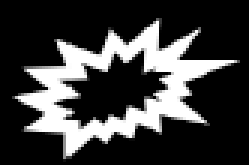
#> input picture P2/data_input/Pattern.pgm, 83 x 55 px (shown 3 times larger)
$ python PA02.py
#> lines starting #> are read from the running program, lines starting #| are printed output that depends on the picture
#> further down, maskImage is the input picture: PIL image 83x55 L; min 0, max 255, mean 61.2
from PIL import Image
import numpy as np

def Correlation(mask_size, mask):
#> called with mask_size = (83, 55)
    image = Image.open("./data_input/Image.pgm")
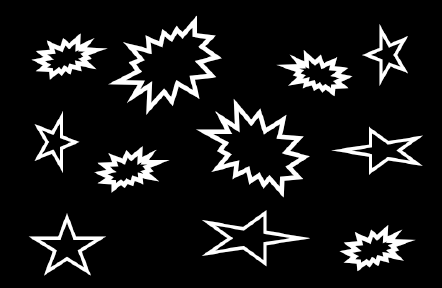
#> input picture P2/data_input/Image.pgm, 442 x 288 px
#> image is the input picture: PIL image 442x288 L; min 0, max 255, mean 24.4
    # im.save("./data_output/Pattern.pgm")

    width = mask_size[0]
    height = mask_size[1]

    # normalizedMask = Normalize(width, height, mask)
    normalizedMask = list(mask.getdata())
#> normalizedMask = 4565 values, max 255 at index 715, min 0 at index 0, mean 61.24
    normalizedMask = [normalizedMask[i * width: (i+1) * width] for i in range(height)]
#> normalizedMask = 55 items

    newImage = MapCorrelation(mask, image, normalizedMask)
    normalizedMask = Normalize(width, height, newImage)

    normalizedMask.save("./data_output/Correlation.pgm")


def Normalize(width, height, normalized):

    correlatedMap = Image.new("L", (normalized.shape[0], normalized.shape[1]))


    # pixels = list(mask.getdata())
    # pixels = [pixels[i * width: (i+1) * width] for i in range(height)]


    maxVal = -15415660
    minVal = 15464500000

    for i in range(height):
        for j in range(width):
            if(maxVal < normalized[i][j]):
                maxVal = normalized[i][j]
            if(minVal > normalized[i][j]):
                minVal = normalized[i][j]


    print("maxVal: ", maxVal, "minVal: ", minVal)

    for rows in range(height):
        for cols in range(width):
            try:
                value = int(((normalized[rows][cols] - minVal)//(maxVal - minVal)) * 255)
            # print(value)
            except:
                value = 0
            correlatedMap.putpixel((rows,cols), value)

    return correlatedMap

def MapCorrelation(mask, image, normalizedMask):
    # Initiffize pixel values
    imagePixels = list(image.getdata())
#> imagePixels = 127296 items
    imagePixels = [imagePixels[i * image.size[0]: (i+1) * image.size[0]] for i in range(image.size[1])]
#> imagePixels = 288 items

    newImage = np.empty([image.size[0], image.size[1]])

    # Allocate a new image type of same size
    correlatedMap = Image.new("L", (image.size[0], image.size[1]))
#> correlatedMap: PIL image 442x288 L; every value is 0

    # This loop is for the image itself, going from 0 to whatever the end is
    for i in range(image.size[0]):
        for j in range(image.size[1]):

            # This goes into a funciton to do the summation/apply the mask for the i, j pixel position
            value = int(ApplyMask(i, j, mask, image, normalizedMask, imagePixels))


            # print(value)

            try:
                # correlatedMap.putpixel((i,j), value)
                newImage[i][j] = value
            except:
                pass
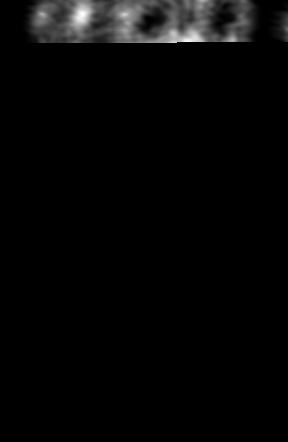
#> newImage: shape (442, 288) float64; 0.01% of the values are NaN or infinite; the others: min 0, max 23918393, mean 615948; drawn with min black, max white, NaN and infinite black

    return newImage
    # print(correlatedPixels)


def ApplyMask(i, j, mask, image, maskPixels, imagePixels):
    summation = 0
    Hinc = 0

    # This loop loops from -K/2 to K/2 on the mask and calculates the corresponding coordinate to map it to, so 0,0 on the image is -41, -27 for the pattern
    for row in range(-(mask.size[0] // 2), mask.size[0] // 2):
        Winc = 0
        for col in range(-(mask.size[1] // 2), mask.size[1] // 2):


#> (the run stopped early here; a loop or call above may not have finished)
